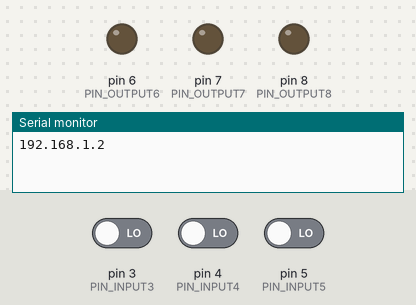
The sketch below on a simulated Arduino Uno, built with avr-gcc and run on an emulated ATmega328P. Shown: output pins drawn as LEDs (lit = HIGH), the last lines printed to the serial monitor. The inputs (shaded band) are chosen by the test bench; at power-on: pin 3 (PIN_INPUT3) LOW, pin 4 (PIN_INPUT4) LOW, pin 5 (PIN_INPUT5) LOW. WiFi joins after 1.5 s; servers stay silent unless stated; uploads are accepted with an empty reply.

Above: at 1.2 s.
1.3 s: pin 3 (PIN_INPUT3) driven HIGH
At 1.6 s:
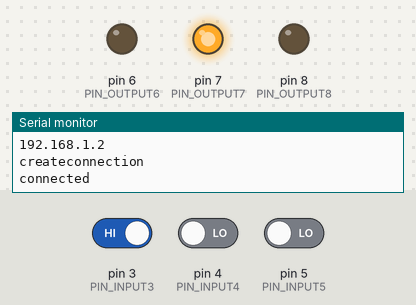
2.8 s: pin 3 (PIN_INPUT3) driven LOW
At 5.3 s:
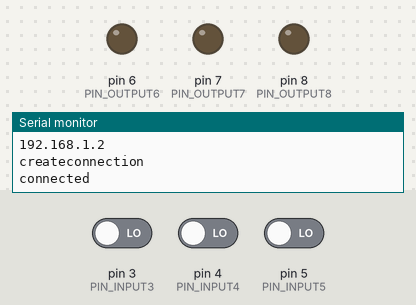
5.8 s: pin 4 (PIN_INPUT4) driven HIGH
At 6.3 s:
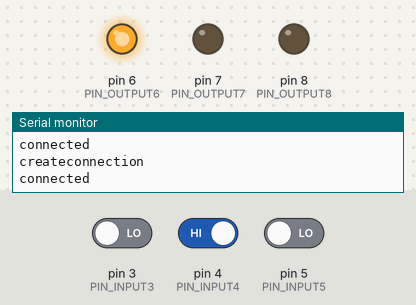
7.3 s: pin 3 (PIN_INPUT3) driven HIGH
At 9.9 s:
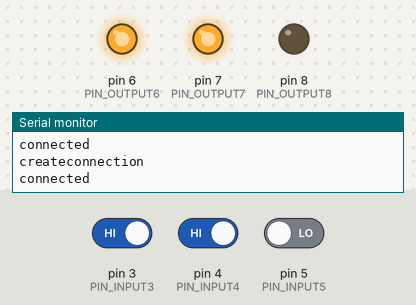
10.3 s: pin 3 (PIN_INPUT3) driven LOW and pin 4 (PIN_INPUT4) driven LOW and pin 5 (PIN_INPUT5) driven HIGH
At 10.9 s:
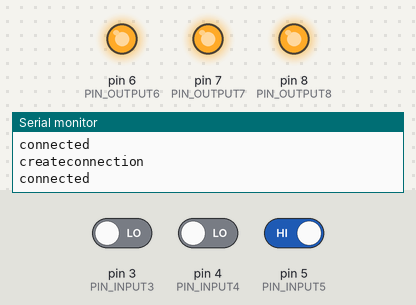
11.8 s: pin 5 (PIN_INPUT5) driven LOW
At 13.2 s:
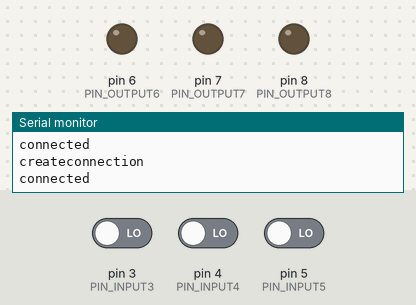
Timing chart, 0 to 14.3 s (numbered marks = the images above; inputs shaded):
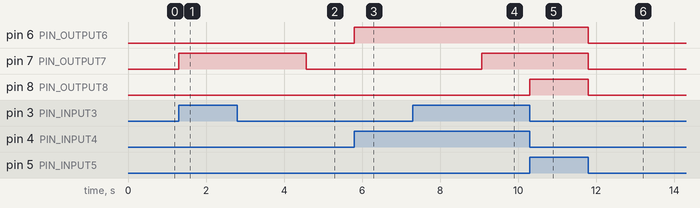

The sketch:

tekantombol.ino
```cpp
#include <Ethernet.h>
#include <SPI.h>
//
byte mac[] = { 0x00, 0xAA, 0xBB, 0xCC, 0xDE, 0x01 }; // RESERVED MAC ADDRESS
EthernetClient client;
// the dns server ip
//IPAddress dnServer(192, 168, 43, 254);
// the router's gateway address:
//IPAddress gateway(192, 168, 1, 254);
// the subnet:
//IPAddress subnet(255, 255, 255, 0);

//the IP address is dependent on your network
IPAddress ip(192, 168, 1,2);


String data;


// Menyalakan LED dengan Aktif HIGH
int PIN_INPUT3 = 3; // type data yang berfungsi sebagai penyimpan bilangan bulat
int PIN_INPUT4 = 4; // type data yang berfungsi sebagai penyimpan bilangan bulat
int PIN_INPUT5 = 5; // type data yang berfungsi sebagai penyimpan bilangan bulat

int PIN_OUTPUT6 = 6; // type data yang berfungsi sebagai penyimpan bilangan bulat
int PIN_OUTPUT7 = 7; // type data yang berfungsi sebagai penyimpan bilangan bulat
int PIN_OUTPUT8 = 8; // type data yang berfungsi sebagai penyimpan bilangan bulat

bool uploading=false;
int STATUS_INPUT3=0;
int STATUS_INPUT4=0;
int STATUS_INPUT5=0;
String ipserver="192.168.1.1";
bool connected=false;
void createconnection(){
  Serial.println("createconnection");
  if (client.connect("192.168.1.1",80))
    { // REPLACE WITH YOUR SERVER ADDRESS
      if (client.connected()) {
         connected=true;
         Serial.println("connected");
        //client.stop();  // DISCONNECT FROM THE SERVER
      }else{
        connected=false;
      }
    }else{
      Serial.println("createconnection error");
      connected=false;
    }
}
void readfromserver(){
  int i = client.read();
  Serial.print("Read Total:");
  Serial.println(i);
  if (i == -1) {
      connected=false;
      //break;
  }
}
void kirimkeserver(){
  if(connected==false){
    createconnection();
  }

   if(connected==true)
   {
     client.flush();
     client.println("POST /polling/save_polling.php HTTP/1.1");
     client.println("Host: 192.168.1.1"); // SERVER ADDRESS HERE TOO

     client.println("Connection: keep-alive");
     client.println("Keep-Alive: timeout=30, max=100");

     client.println("Content-Type: application/x-www-form-urlencoded");
     client.print("Content-Length: ");
     client.println(data.length());
     client.println();
     client.print(data);
     if(client.connected()){
       client.stop();
       connected=false;
     }
   }
}


void setup()
{
   Serial.begin(9600);
   // menjadikan PIN 4 sebagai OUTPUT
   Ethernet.begin(mac, ip);

    Serial.println(Ethernet.localIP());

   pinMode(PIN_OUTPUT6, OUTPUT);
   pinMode(PIN_OUTPUT7, OUTPUT);
   pinMode(PIN_OUTPUT8, OUTPUT);

   pinMode(PIN_INPUT3, INPUT);
   pinMode(PIN_INPUT4, INPUT);
   pinMode(PIN_INPUT5, INPUT);

}
void loop()
{
  STATUS_INPUT3=digitalRead(PIN_INPUT3);
  STATUS_INPUT4=digitalRead(PIN_INPUT4);
  STATUS_INPUT5=digitalRead(PIN_INPUT5);
   if(STATUS_INPUT3==HIGH){
    //tombol merah
      digitalWrite(PIN_OUTPUT7, HIGH);
      if(uploading==false){
        uploading=true;
        data="polling=3";
        kirimkeserver();
        delay(3000);
      }
     // delay(3000);
   }else if(STATUS_INPUT4==HIGH){
    //tombol kuning
      digitalWrite(PIN_OUTPUT6, HIGH);
      if(uploading==false){
        uploading=true;
        data="polling=2";
       kirimkeserver();
        delay(3000);
      }
   }else if(STATUS_INPUT5==HIGH){
    //tombol hijau
      digitalWrite(PIN_OUTPUT8, HIGH);
      if(uploading==false){
        uploading=true;
        data="polling=1";
        kirimkeserver();
        delay(3000);
      }
   }else{
      digitalWrite(PIN_OUTPUT6, LOW);
      digitalWrite(PIN_OUTPUT7, LOW);
      digitalWrite(PIN_OUTPUT8, LOW);
      uploading=false;
   }
   //delay(1000);
}
```

Measured:
- after the input at 1.3 s, pin 7 (PIN_OUTPUT7): LOW → HIGH at once
- after the input at 2.8 s, pin 7 (PIN_OUTPUT7): HIGH → LOW after 1.8 s
- after the input at 5.8 s, pin 6 (PIN_OUTPUT6): LOW → HIGH at once
- after the input at 7.3 s, pin 7 (PIN_OUTPUT7): LOW → HIGH after 1.8 s
- after the input at 10.3 s, pin 8 (PIN_OUTPUT8): LOW → HIGH at once
- after the input at 11.8 s, pin 6 (PIN_OUTPUT6), pin 7 (PIN_OUTPUT7), pin 8 (PIN_OUTPUT8): HIGH → LOW at once
